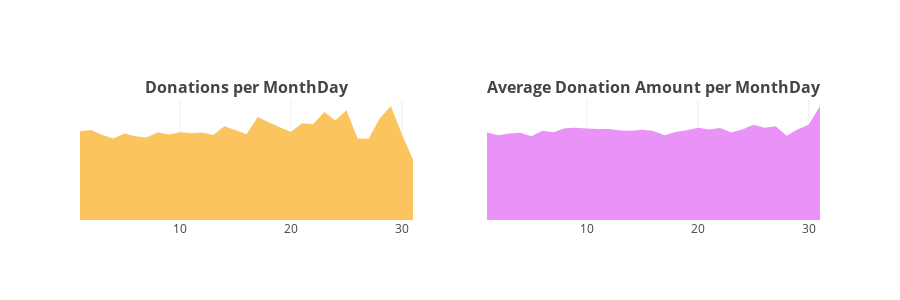

Source (notebook cell):
### Markdown cell above
> - Highest number of donations are recived in the month of **August with 577,274 Donations** followed by **September month with 518,908 donations** while least number of donations are received in the month of **June equal to 191,221 donations** and month of **May equal to 243,440 donations**.
> - The highest average donation amount is received in the month of December with **USD 80** while the least is in the month of July equal to **USD 51**. On an average the average donation amount per year is close to USD 59.

### Donations per MonthDay 
- 3.4.5 Number of Donations per MonthDay 
- 3.4.6 Average Donations per MonthDay

### Code cell
t3 = donations_df.groupby(['Donation Day']).agg({'Donation Year' : 'count', 'Donation Amount' : 'mean'}).reset_index().rename(columns={'Donation Year' : 'Total Donations', 'Donation Amount' : 'Average Amount'})
x = t3['Donation Day']
y1 = t3['Total Donations']
y2 = t3['Average Amount']
trace1 = go.Scatter(x=x, y=y1, fill='tozeroy', fillcolor = '#fcc45f', mode= 'none')
trace2 = go.Scatter(x=x, y=y2, fill='tozeroy', fillcolor = "#e993f9", mode= 'none')
fig = tools.make_subplots(rows=1, cols=2, print_grid=False, subplot_titles = ["<b>Donations per MonthDay</b>", "<b>Average Donation Amount per MonthDay</b>"])
fig.append_trace(trace1, 1, 1);
fig.append_trace(trace2, 1, 2);

fig['layout'].update(height=300, showlegend=False, yaxis=dict(
        autorange=True,
        showgrid=False,
        zeroline=False,
        showline=False,
        autotick=True,
        ticks='',
        showticklabels=False
    ), yaxis2=dict(
        autorange=True,
        showgrid=False,
        zeroline=False,
        showline=False,
        autotick=True,
        ticks='',
        showticklabels=False
    ));
iplot(fig);

### Figure 1 — Plotly figure (JSON) as saved in the notebook; plotly's stock layout.template omitted (floating-point values rounded to 4 significant figures)
{"data": [{"fill": "tozeroy", "fillcolor": "#fcc45f", "mode": "none", "type": "scatter", "x": [1, 2, 3, 4, 5, 6, 7, 8, 9, 10, 11, 12, 13, 14, 15, 16, 17, 18, 19, 20, 21, 22, 23, 24, 25, 26, 27, 28, 29, 30, 31], "xaxis": "x1", "y": [148367, 150401, 142183, 136390, 144524, 140060, 137974, 146903, 143097, 146565, 145190, 146144, 141993, 156585, 150691, 143548, 172462, 163527, 154976, 147321, 161694, 159948, 180593, 166322, 183568, 136387, 135742, 169713, 190655, 143561, 100800], "yaxis": "y1"}, {"fill": "tozeroy", "fillcolor": "#e993f9", "mode": "none", "type": "scatter", "x": [1, 2, 3, 4, 5, 6, 7, 8, 9, 10, 11, 12, 13, 14, 15, 16, 17, 18, 19, 20, 21, 22, 23, 24, 25, 26, 27, 28, 29, 30, 31], "xaxis": "x2", "y": [58.83, 57.01, 58.15, 58.69, 56.41, 60.07, 58.97, 61.8, 62.14, 61.51, 61.22, 61.29, 60.21, 60.1, 60.7, 59.91, 57.05, 59.2, 60.44, 61.99, 60.94, 61.96, 58.94, 60.97, 64.16, 62.02, 63.09, 56.71, 61.13, 64.19, 76.7], "yaxis": "y2"}], "layout": {"annotations": [{"font": {"size": 16}, "showarrow": false, "text": "<b>Donations per MonthDay</b>", "x": 0.225, "xanchor": "center", "xref": "paper", "y": 1, "yanchor": "bottom", "yref": "paper"}, {"font": {"size": 16}, "showarrow": false, "text": "<b>Average Donation Amount per MonthDay</b>", "x": 0.775, "xanchor": "center", "xref": "paper", "y": 1, "yanchor": "bottom", "yref": "paper"}], "height": 300, "showlegend": false, "xaxis1": {"anchor": "y1", "domain": [0, 0.45]}, "xaxis2": {"anchor": "y2", "domain": [0.55, 1]}, "yaxis": {"autorange": true, "autotick": true, "showgrid": false, "showline": false, "showticklabels": false, "ticks": "", "zeroline": false}, "yaxis1": {"anchor": "x1", "domain": [0, 1]}, "yaxis2": {"anchor": "x2", "autorange": true, "autotick": true, "domain": [0, 1], "showgrid": false, "showline": false, "showticklabels": false, "ticks": "", "zeroline": false}}}
